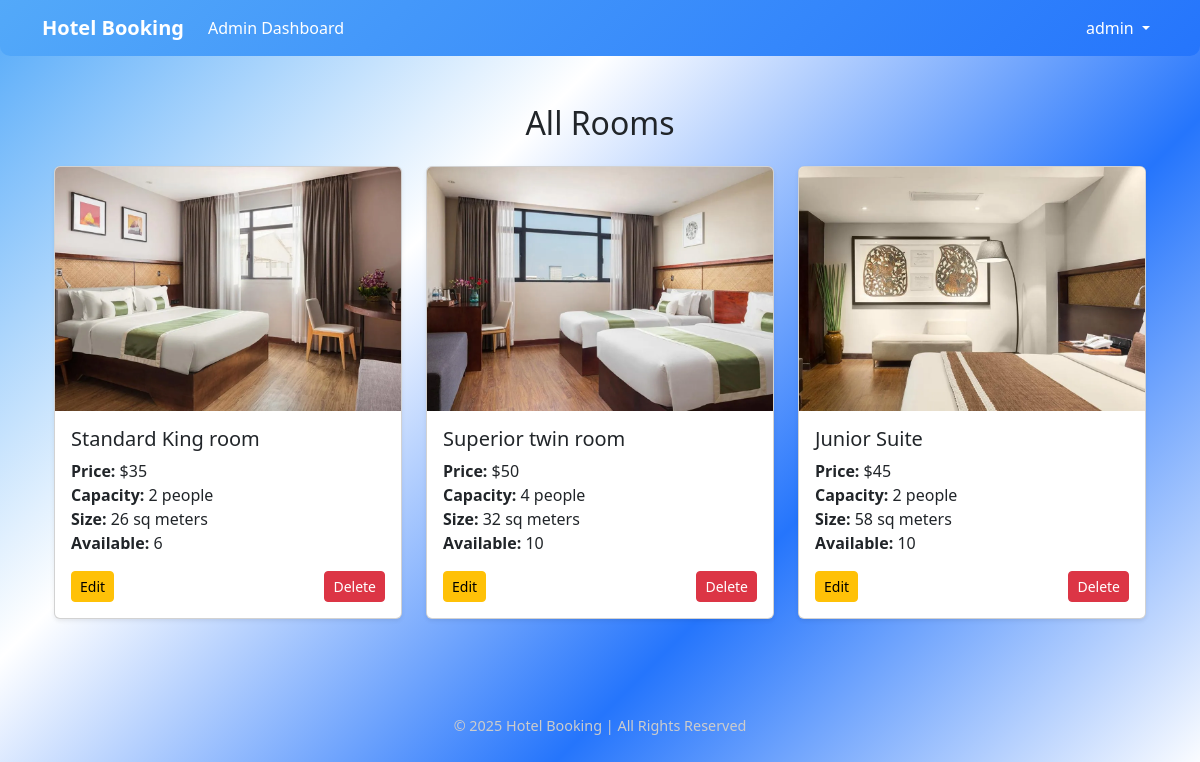
Before: /admin-rooms/ (signed in) with the older database file.
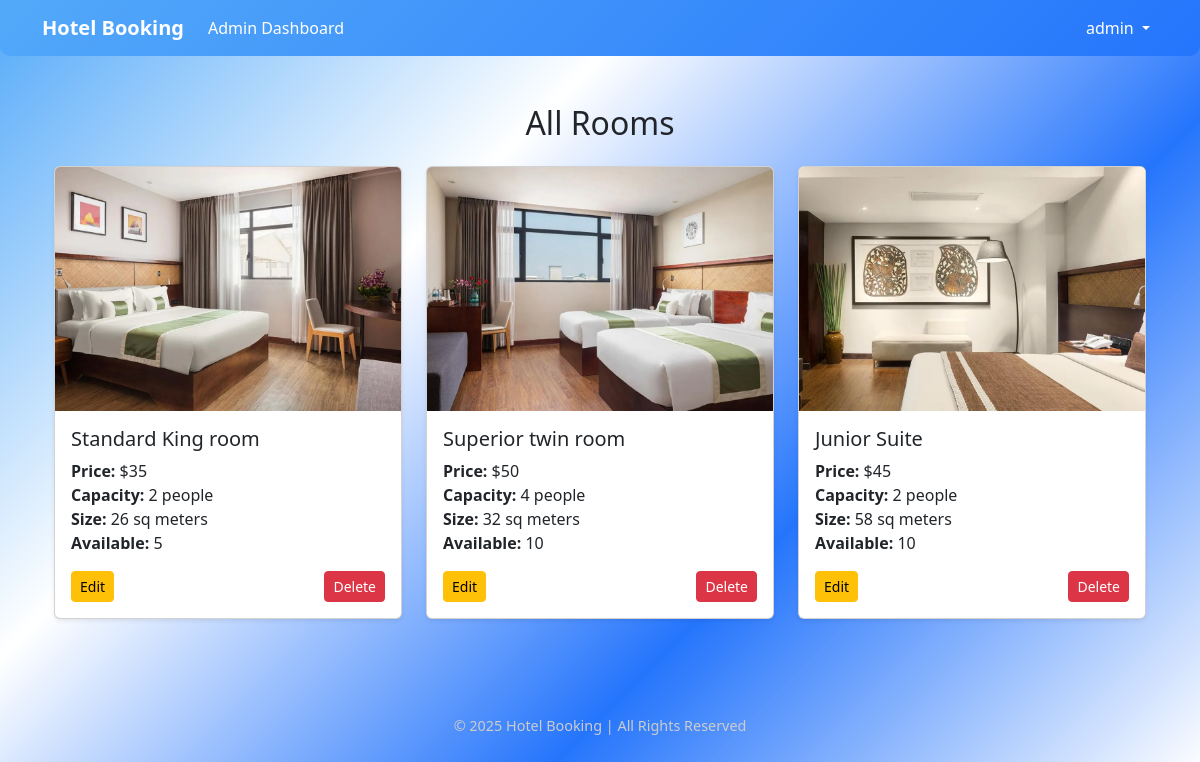
After: the same page with the newer database file.
### bookings/models.py (models this page shows, shortened)
class Room(models.Model):
    room_type = models.CharField(max_length=50)
    price_per_night = models.IntegerField()
    is_available = models.BooleanField(default=True)
    capacity = models.PositiveIntegerField()
    size = models.IntegerField()
    quantity_available = models.PositiveIntegerField(default=1)
    default_image = models.ImageField(upload_to='upload/media/', blank=True, null=True)
    def update_availability(self):
        self.is_available = self.quantity_available > 0
        self.save()

### bookings/decoration.py (the view)
    def wrapper_func(request, *args, **kwargs):
        if request.user.is_authenticated:
            if request.user.is_staff:
                return view_func(request, *args, **kwargs)
            else:
                return redirect('dashboard')
        else:
            return redirect('login')

### bookings/decoration.py (called while the page is built)
def admin_only(view_func):
    def wrapper_func(request, *args, **kwargs):
        if request.user.is_authenticated:
            if request.user.is_staff:
                return view_func(request, *args, **kwargs)
            else:
                return redirect('dashboard')
        else:
            return redirect('login')
    return wrapper_func

### bookings/views.py (called while the page is built)
@login_required
@admin_only
def admin_room_list(request):
    rooms = Room.objects.all()
    for room in rooms:
        room.update_availability()
    return render(request, 'bookings/admin_room_list.html', {'rooms': rooms})

### bookings/templates/bookings/admin_room_list.html (shortened to what this page needs)
{% extends 'bookings/main.html' %}
{% block content %}
<div class="container mt-5">
    <h2 class="text-center mb-4">All Rooms</h2>
    <div class="row">
        {% for room in rooms %}
        <div class="col-md-4">
            <div class="card mb-4 shadow-sm">
                <img src="{{ room.default_image.url }}" class="card-img-top" alt="Room Image">
                <div class="card-body">
                    <h5 class="card-title">{{ room.room_type }}</h5>
                    <p class="card-text">
                        <strong>Price:</strong> ${{ room.price_per_night }}<br>
                        <strong>Capacity:</strong> {{ room.capacity }} people<br>
                        <strong>Size:</strong> {{ room.size }} sq meters<br>
                        <strong>Available:</strong> {{ room.quantity_available }}<br>
                    </p>
                    <div class="d-flex justify-content-between">
                        <a href="{% url 'update_room' room.id %}" class="btn btn-warning btn-sm">Edit</a>
                        <a href="{% url 'delete_room' room.id %}" class="btn btn-danger btn-sm">Delete</a>
                    </div>
                </div>
            </div>
        </div>
        {% endfor %}
    </div>
</div>
{% endblock %}

Changed rows visible on the page:
changed Room "Standard King room": quantity_available "6" → "5"
